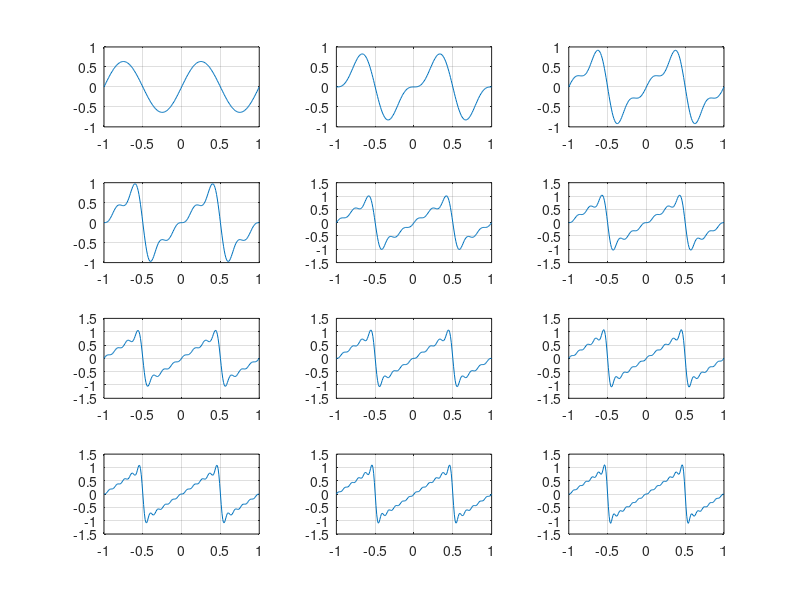

This chart was generated by the following MATLAB code:
N=12; %число ненульових гармонік
t = -1:0.01:1; %вектор моментів часу
A = 1; %амплітуда
T = 1; %період
nh = (1:N)%номери ненульових гармонік
% обчислення рядків-гармонік
harmonics = sin(2*pi*nh'*t/T);
Am = 2*A/pi./nh; %амплітуди гармонік
Am(2:2:end)=-Am(2:2:end); %чергування знаків
s1 = harmonics.*repmat(Am', 1, length(t));
%формування рядків – часткових сум гармонік
s2 = cumsum(s1);
for k=1:N,
 subplot(4,3,k); plot(t,s2(k,:)), grid;
end